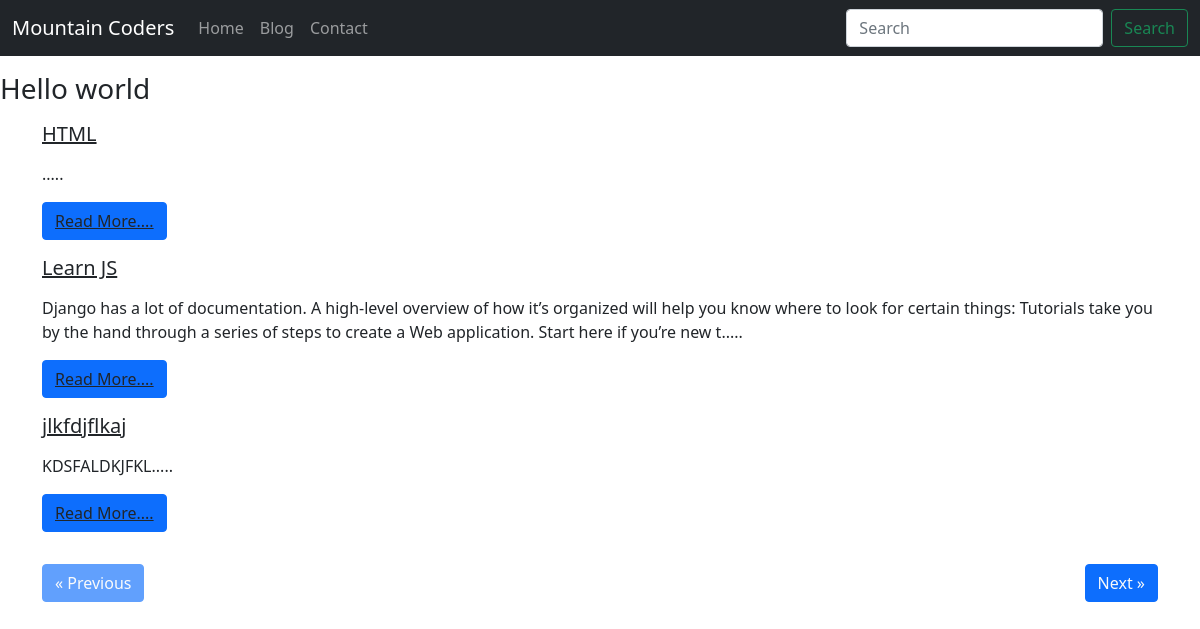
Page /blog on the committed database.
### blog/models.py (models this page shows, shortened)
class Blog(models.Model):
    sno  = models.AutoField(primary_key=True)
    title = models.CharField(max_length=200)
    content = models.TextField()
    short_desc = models.CharField(max_length=300,default="")
    slug = models.CharField(max_length=100)
    time = models.DateTimeField(auto_now_add=True)

### blog/views.py (the view)
# urls.py: path('',include('blog.urls'))
def blog(request):
    no_of_post = 3
    page = request.GET.get('page')
    if page is None:
        page = 1
    else:
        page = int(page)
    print(page)
    '''
    1 :  0 - 3
    2 :  3 - 6
    3 :  6 - 9

     1: 0- 0+ no_of_post
     2: no_of_posts to no_of_posts+no_of_posts
     3: no_of_posts+no_of_posts to no_of_posts + no_of_posts+no_of_posts

    (page_no-1)*no_of_posts to page_no*no_of_posts
    '''
    blogs = Blog.objects.all()[(page-1)*no_of_post: page*no_of_post]
    length = len(Blog.objects.all())
    if page > 1:
        prev = page -1
    else:
        prev = None
    if page  < math.ceil(length/no_of_post):
        nxt = page + 1
    else:
        nxt = None
    context = {'blog':blogs,'prev':prev,'nxt':nxt}
    return render(request,'blog.html',context)

### templates/blog.html (shortened to what this page needs)
{% extends 'base.html' %}
{% load static %}
{% block body %}
<h3 class="my-3">Hello world</h3>
{% for blog in blog %}
<div class="container my-3 ">
    <div class="media">
      <div class="media-body">
        <h5 class="mt-0"><a href="/blogpost/{{blog.slug}}" class="text-dark">{{blog.title}}</a></h5>
        <p class="my-3">{{blog.short_desc|slice:245}}.....</p>
      </div>
    </div>
    <div class="btn btn-primary"><a href="/blogpost/{{blog.slug}}" class="text-dark">Read More....</a></div>
    <br>
</div>
{% endfor %}
  <div class="container my-3 py-3">
  {% if prev %}
    <a href="/blog?page={{prev}}"><button class="btn btn-primary text-light" >&laquo; Previous</button></a>
  {% else %}
    <a href="#" class="text-light"><button class="btn btn-primary disabled text-light" >&laquo; Previous</button></a>
  {% endif %}
  {% if nxt %}
    <a href="/blog?page={{nxt}}" ><button class="btn btn-primary float-end text-light" >Next &raquo;</button></a>
  {% else %}
    <a href="#" class="text-light"><button class="btn btn-primary float-end disabled text-light" >Next &raquo;</button></a>
  {% endif %}
  </div>
{% endblock body %}

### templates/base.html (shortened to what this page needs)
{% load static %}
<!doctype html>
<html lang="en">
  <head>
    <link href="https://cdn.jsdelivr.net/npm/bootstrap@5.0.0-beta3/dist/css/bootstrap.min.css" rel="stylesheet">
  </head>
  <body>
    <nav class="navbar navbar-expand-lg navbar-dark bg-dark">
  <div class="container-fluid">
    <a class="navbar-brand" href="/">Mountain Coders</a>
    <div class="collapse navbar-collapse" id="navbarSupportedContent">
      <ul class="navbar-nav me-auto mb-2 mb-lg-0">
        <li class="nav-item">
          <a class="nav-link {% block homeactive %}{% endblock homeactive %}" aria-current="page" href="/">Home</a>
        </li>
        <li class="nav-item">
          <a class="nav-link {% block blogactive %}{% endblock blogactive %}" href="/blog">Blog</a>
        </li>
        <li class="nav-item">
          <a class="nav-link {% block contactactive %}{% endblock contactactive %}" href="/contact">Contact</a>
        </li>
    </div>
      <form action="/search" method="GET" class="d-flex justify-end">
        <input class="form-control me-2" type="search" placeholder="Search" aria-label="Search">
        <button class="btn btn-outline-success" type="submit">Search</button>
      </form>
  </div>
</nav>
    {% block body %}{% endblock body %}
  </body>
</html>

### rows in the picture
Blog: title "HTML"
Blog: title "Learn JS", short_desc "Django has a lot of documentation. A high-level overview of how it’s organized will help you know where to look for certain things: Tutorials take you by the hand through a series of steps to create a Web application. Start here if you’re new t"
Blog: title "jlkfdjflkaj", short_desc "KDSFALDKJFKL"
